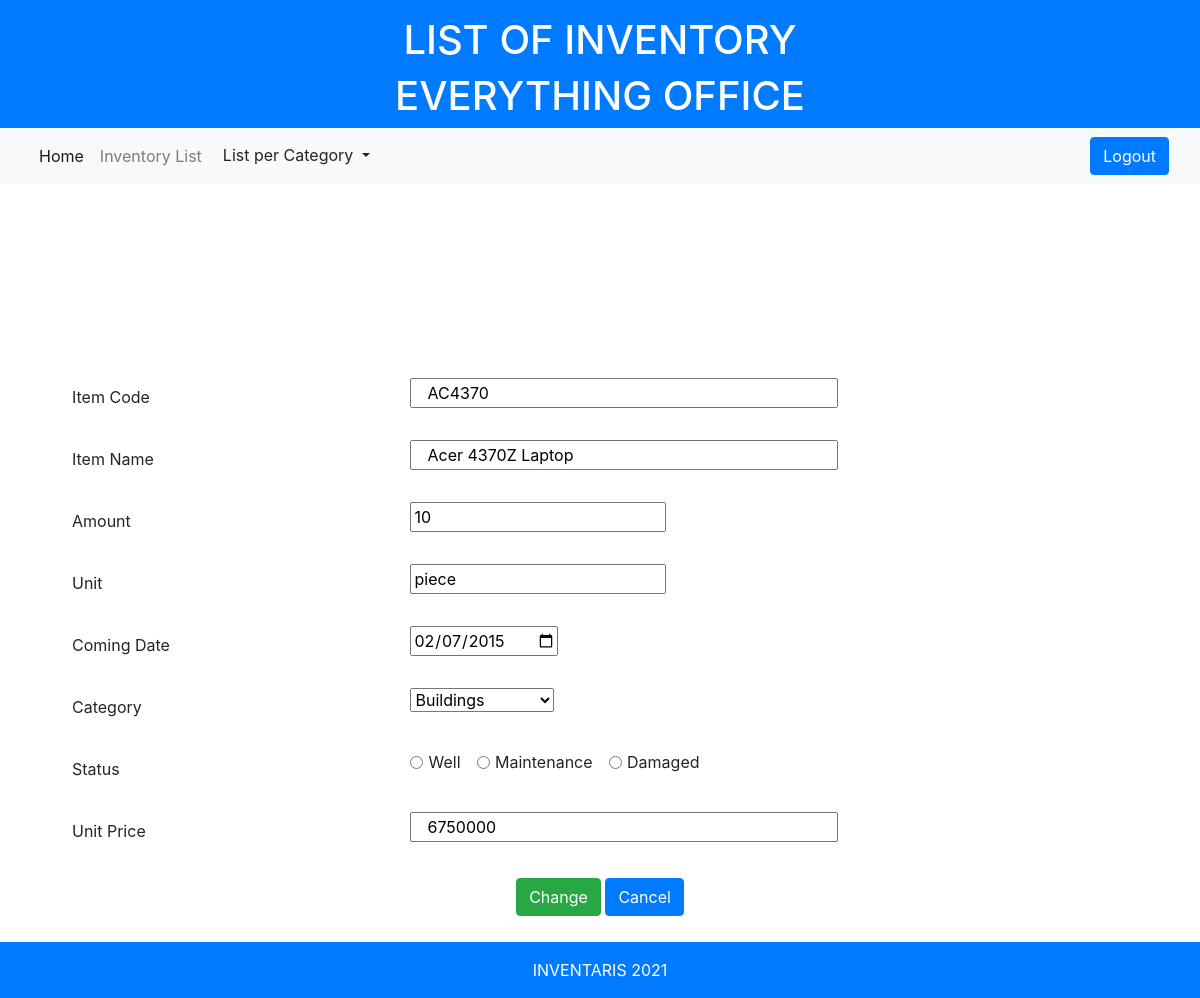
/edit.php?item_id=AC4370 (signed in), run on the app's committed database.
### tables this page shows
CREATE TABLE `inventory` (
  `item_id` varchar(10) NOT NULL,
  `item_name` varchar(30) NOT NULL,
  `amount` int(11) NOT NULL,
  `unit` varchar(15) NOT NULL,
  `arrival_date` date NOT NULL,
  `category` varchar(20) NOT NULL,
  `item_status` varchar(20) NOT NULL,
  `price` int(20) NOT NULL
);

### database.php (called while the page is built, shortened)
<?php
    $connect = mysqli_connect("localhost", "root", "", "responsi");
function query($query){
    global $connect;
    $result = mysqli_query($connect, $query);
    $rows = [];
    while($row = mysqli_fetch_assoc($result)){
        $rows[] = $row;
    }
    return $rows;
}
?>

### edit.php (the view, shortened to what this page needs)
<?php
    include 'database.php';
    $item_id = $_GET['item_id'];
    $data = query("SELECT * FROM inventory WHERE item_id = '$item_id'")[0];
?>
<!DOCTYPE html>
<html>
  <head>
    <link rel="stylesheet" href="https://cdn.jsdelivr.net/npm/bootstrap@4.5.3/dist/css/bootstrap.min.css">
  </head>
  <body>
  <footer class="bg-primary text-white">
    <div class="container">
      <div class="row pt-3">
        <div class="col text-center">
          <h1>LIST OF INVENTORY</h1>
          <h1>EVERYTHING OFFICE</h1>
        </div>
      </div>
    </div>
  </footer>
  <nav class="navbar navbar-expand-lg navbar-light bg-light">
  <div class="container-fluid">
    <div class="collapse navbar-collapse" id="navbarNavDropdown">
      <ul class="navbar-nav">
        <li class="nav-item">
          <a class="nav-link active" aria-current="page" href="index.php">Home</a>
        </li>
        <li class="nav-item">
          <a class="nav-link" href="list.php">Inventory List</a>
        </li>
        <li class="nav-item dropdown">
                <div class="dropdown">
          <button class="btn btn-light dropdown-toggle" type="button" id="dropdownMenuButton" data-toggle="dropdown" aria-haspopup="true" aria-expanded="false">
          List per Category
          </button>
        </div>
        </li>
      </ul>
    </div>
    <a class="btn btn-primary fixed-right" href="logout.php" role="button">Logout</a>
  </div>
  </nav>
    <div class="container">
    <form action="" method="POST">
    <table class="table table-borderless" id="table">
      <tr>
        <div class="form-group" style="padding-bottom: 10px;">
        <td> <label for="item_id" class="col-sm-5 col-form-label">Item Code</label></td>
        <td><input type="text" name="item_id" id="item_id" class="col-sm-7" placeholder="Item Code" aria-label="Item Code example" required value="<?= $data["item_id"] ?>"></td>
        </div>
      </tr>
      <tr>
        <div class="form-group" style="padding-bottom: 10px;">
        <td><label for="item_name" class="col-sm-5 col-form-label">Item Name</label></td>
        <td><input type="text" name="item_name" id="item_name" class="col-sm-7" placeholder="Item Name" aria-label="Item Name example" required value="<?= $data["item_name"] ?>"></td>
        </div>
      </tr>
      <tr>
        <div class="form-group" style="padding-bottom: 10px;">
        <td><label for="amount" class="col-sm-5 col-form-label">Amount</label></td>
        <td><input type="" name="amount" id="amount" placeholder="Amount" aria-label="Amount example" required value="<?= $data["amount"] ?>"></td>
        </div>
      </tr>
      <tr>
        <div class="form-group" style="padding-bottom: 10px;">
        <td><label for="unit" class="col-sm-5 col-form-label">Unit</label></td>
        <td><input type="text" name="unit" id="unit" placeholder="Unit" aria-label="Unit example" required value="<?= $data["unit"] ?>"></td>
        </div>
      </tr>
      <tr>
        <div class="form-group" style="padding-bottom: 10px;">
        <td><label for="arrival_date" class="col-sm-5 col-form-label">Coming Date</label></td>
        <td><input type="date" name="arrival_date" id="arrival_date" required value="<?= $data["arrival_date"] ?>"></td>
        </div>
      </tr>
      <tr>
        <div class="form-group" style="padding-bottom: 10px;">
        <td><label for="category" class="col-sm-5 col-form-label">Category</label></td>
        <td><select class="form-select" aria-label="Category select example" name="category" value="<?= $data["category"] ?>">
            <option value="Buildings" selected>Buildings</option>
            </select></td>
        </div>
      </tr>
      <tr>
      <td><label for="item_status" class="col-sm-5 col-form-label">Status</label></td>
          <td>
          <div class="form-check form-check-inline">
            <input class="form-check-input" type="radio" name="item_status" id="inlineRadio1" value="<?= $data["item_status"] ?>">
            <label class="form-check-label" for="inlineRadio1">Well</label>
          </div>
          <div class="form-check form-check-inline">
            <input class="form-check-input" type="radio" name="item_status" id="inlineRadio2" value="<?= $data["item_status"] ?>">
            <label class="form-check-label" for="inlineRadio2">Maintenance</label>
          </div>
          <div class="form-check form-check-inline">
            <input class="form-check-input" type="radio" name="item_status" id="inlineRadio3" value="<?= $data["item_status"] ?>">
            <label class="form-check-label" for="inlineRadio3">Damaged</label>
          </div>
          </td>
      </tr>
      <tr>
        <div class="form-group" style="padding-bottom: 10px;">
        <td><label for="price" class="col-sm-5 col-form-label">Unit Price</label></td>
        <td><input type="text" name="price" id="price" class="col-sm-7" placeholder="Unit Price" aria-label="Unit Price example" required value="<?= $data["price"] ?>"></td>
        </div>
      </tr>
    </table>
    <tr>
        <div class="form-group" style="padding-bottom: 10px;">
        <td><center><button type="submit" name="submit" class="btn btn-success">Change</button>
        <a href="list.php" class="btn btn-primary">Cancel</a></center>
        </td>
        </div>
      </tr>
      </form>
    </div>
  <footer class="bg-primary text-white">
    <div class="container">
      <div class="row pt-3">
        <div class="col text-center">
          <p>INVENTARIS 2021</p>
        </div>
      </div>
    </div>
  </footer>
  </body>
</html>

### data on the page
inventory: item_id "AC4370", item_name "Acer 4370Z Laptop", amount "10", unit "piece", arrival_date "02/07/2015", category "Buildings", price "6750000"
